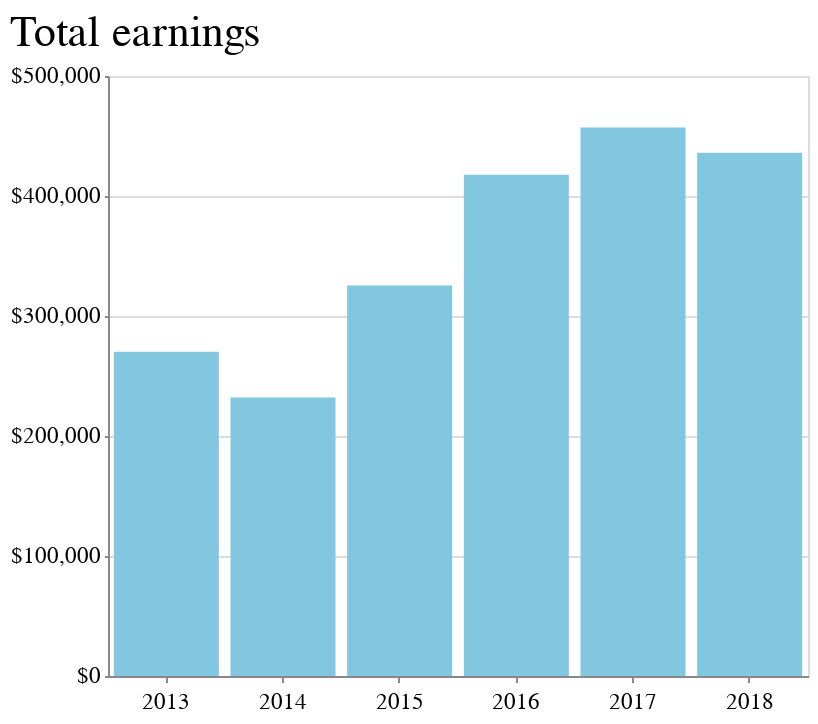

Notebook code cell kept with this figure:
### Code cell
alt.Chart(payroll_person).mark_bar().encode(
    x=alt.X('year:N', title=''),
    y=alt.Y('total_earnings:Q', title='', axis=alt.Axis(format='$,N', tickCount=5))
).properties(width=350,height=300, title='Total earnings')

### Figure 1 — Vega-Lite specification as saved in the notebook (floating-point values rounded to 4 significant figures)
{"config": {"view": {"width": 800, "height": 450}, "background": "#ffffff", "title": {"anchor": "start", "font": "Benton Gothic Bold, sans", "fontColor": "#000000", "fontSize": 22, "fontWeight": "normal"}, "arc": {"fill": "#82c6df"}, "area": {"fill": "#82c6df"}, "line": {"stroke": "#82c6df", "strokeWidth": 3}, "path": {"stroke": "#82c6df"}, "rect": {"fill": "#82c6df"}, "shape": {"stroke": "#82c6df"}, "bar": {"fill": "#82c6df"}, "point": {"stroke": "#82c6df"}, "symbol": {"fill": "#82c6df", "size": 30}, "axis": {"titleFont": "Benton Gothic Bold, sans", "titleFontSize": 13, "titleFontWeight": "normal", "labelFont": "Benton Gothic, sans", "labelFontSize": 11.5, "labelFontWeight": "normal"}, "axisX": {"labelAngle": 0, "labelPadding": 4, "tickSize": 3}, "axisY": {"labelBaseline": "middle", "maxExtent": 45, "minExtent": 45, "tickSize": 2, "titleAlign": "left", "titleAngle": 0, "titleX": -45, "titleY": -11}, "legend": {"titleFont": "Benton Gothic Bold, sans", "titleFontSize": 13, "titleFontWeight": "normal", "symbolType": "square", "labelFont": "Benton Gothic, sans", "labelFontSize": 11.5}, "range": {"category": ["#3580b1", "#ec8431", "#ab7fb4", "#c89d29", "#adc839", "#829eb1"], "diverging": ["#e68a4f", "#f4bb6a", "#f9e39c", "#dadfe2", "#a6b7c6", "#849eae"], "heatmap": ["#fbf2c7", "#f9e39c", "#f8d36e", "#f4bb6a", "#e68a4f", "#d15a40", "#ab4232"], "ordinal": ["#fbf2c7", "#f9e39c", "#f8d36e", "#f4bb6a", "#e68a4f", "#d15a40", "#ab4232"], "ramp": ["#fbf2c7", "#f9e39c", "#f8d36e", "#f4bb6a", "#e68a4f", "#d15a40", "#ab4232"]}}, "data": {"name": "data-ce97ee03a4fc3854815778bcfd8111c5"}, "mark": "bar", "encoding": {"x": {"type": "nominal", "field": "year", "title": ""}, "y": {"type": "quantitative", "axis": {"format": "$,N", "tickCount": 5}, "field": "total_earnings", "title": ""}}, "height": 300, "title": "Total earnings", "width": 350, "$schema": "https://vega.github.io/schema/vega-lite/v4.8.1.json", "datasets": {"data-ce97ee03a4fc3854815778bcfd8111c5": [{"year": 2013, "employee_last_name": "BURCIAGA", "employee_first_name": "SERGIO", "middle_initial": "R", "position_title": "FIRE CAPTAIN (56 HOUR)", "department": "Fire Department", "base_earnings": 122200.0, "overtime_earnings": 142800.0, "other_earnings": 2200.0, "leave_time_payouts": 2983.0, "total_earnings": 270200.0, "medical,_dental,_vision": 18980.0, "retirement_surcharge": 3685.0, "pension_contributions": 30950.0, "deferred_contributions": 0.0, "ltd_life_&_medical_tax": 326.5, "other_benefits": 75.0, "total_benefits": 54020.0, "total_compensation": 324200.0, "employee_name": "SERGIO BURCIAGA"}, {"year": 2014, "employee_last_name": "BURCIAGA", "employee_first_name": "SERGIO", "middle_initial": "R", "position_title": "FIRE CAPTAIN (56 HOUR)", "department": "Fire Department", "base_earnings": 124600.0, "overtime_earnings": 88440.0, "other_earnings": 3302.0, "leave_time_payouts": 15720.0, "total_earnings": 232100.0, "medical,_dental,_vision": 19480.0, "retirement_surcharge": 4254.0, "pension_contributions": 37650.0, "deferred_contributions": 0.0, "ltd_life_&_medical_tax": 318.1, "other_benefits": 75.0, "total_benefits": 61780.0, "total_compensation": 293900.0, "employee_name": "SERGIO BURCIAGA"}, {"year": 2015, "employee_last_name": "BURCIAGA", "employee_first_name": "SERGIO", "middle_initial": "R", "position_title": "FIRE CAPTAIN (56 HOUR)", "department": "Fire Department", "base_earnings": 129500.0, "overtime_earnings": 192500.0, "other_earnings": 2962.0, "leave_time_payouts": 517.1, "total_earnings": 325500.0, "medical,_dental,_vision": 21050.0, "retirement_surcharge": 4262.0, "pension_contributions": 35200.0, "deferred_contributions": 0.0, "ltd_life_&_medical_tax": 322.3, "other_benefits": 75.0, "total_benefits": 60900.0, "total_compensation": 386400.0, "employee_name": "SERGIO BURCIAGA"}, {"year": 2016, "employee_last_name": "BURCIAGA", "employee_first_name": "SERGIO", "middle_initial": "R", "position_title": "FIRE CAPTAIN (56 HOUR)", "department": "Fire Department", "base_earnings": 133700.0, "overtime_earnings": 279500.0, "other_earnings": 3572.0, "leave_time_payouts": 1087.0, "total_earnings": 417800.0, "medical,_dental,_vision": 22010.0, "retirement_surcharge": 4420.0, "pension_contributions": 34190.0, "deferred_contributions": 0.0, "ltd_life_&_medical_tax": 361.0, "other_benefits": 75.0, "total_benefits": 61050.0, "total_compensation": 478900.0, "employee_name": "SERGIO BURCIAGA"}, {"year": 2017, "employee_last_name": "BURCIAGA", "employee_first_name": "SERGIO", "middle_initial": "R", "position_title": "FIRE CAPTAIN (56 HOUR)", "department": "Fire Department", "base_earnings": 126400.0, "overtime_earnings": 322700.0, "other_earnings": 4208.0, "leave_time_payouts": 3917.0, "total_earnings": 457200.0, "medical,_dental,_vision": 21590.0, "retirement_surcharge": 4274.0, "pension_contributions": 35390.0, "deferred_contributions": 0.0, "ltd_life_&_medical_tax": 510.0, "other_benefits": 71.0, "total_benefits": 61830.0, "total_compensation": 519000.0, "employee_name": "SERGIO BURCIAGA"}, {"year": 2018, "employee_last_name": "BURCIAGA", "employee_first_name": "SERGIO", "middle_initial": "R", "position_title": "FIRE CAPTAIN (56 HOUR)", "department": "FIRE DEPARTMENT", "base_earnings": 140600.0, "overtime_earnings": 284400.0, "other_earnings": 4755.0, "leave_time_payouts": 6278.0, "total_earnings": 436000.0, "medical,_dental,_vision": 19730.0, "retirement_surcharge": 4822.0, "pension_contributions": 40140.0, "deferred_contributions": 0.0, "ltd_life_&_medical_tax": 594.0, "other_benefits": 0.0, "total_benefits": 65290.0, "total_compensation": 501300.0, "employee_name": "SERGIO BURCIAGA"}]}}
